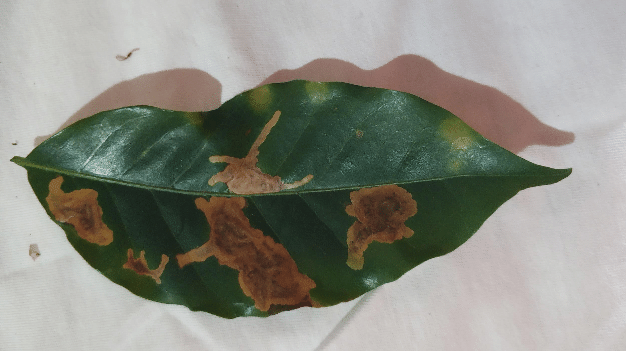
#> input picture miner.png, 626 x 351 px
$ python test.py
#> lines starting #> are read from the running program, lines starting #| are printed output that depends on the picture
import requests
from PIL import Image


def preprocess_image(image_file_path):
#> called with image_file_path = 'miner.png'
    with open(image_file_path, "rb") as file:
        image = Image.open(file)
#> image is the input picture: PIL image 626x351 P; mean R, G, B 139, 140.4, 130.8
        image = image.resize((256, 256))
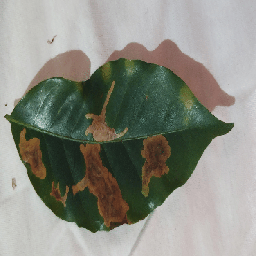
#> image: PIL image 256x256 P; mean R, G, B 138.9, 140.3, 130.8
    return image

url = "https://api-coffe-tu74.onrender.com/predict"

image_file_path = "miner.png"

image = preprocess_image(image_file_path)
image_bytes = image.tobytes()

files = {"file": image_bytes}

#> (the run stopped early here; a loop or call above may not have finished)
